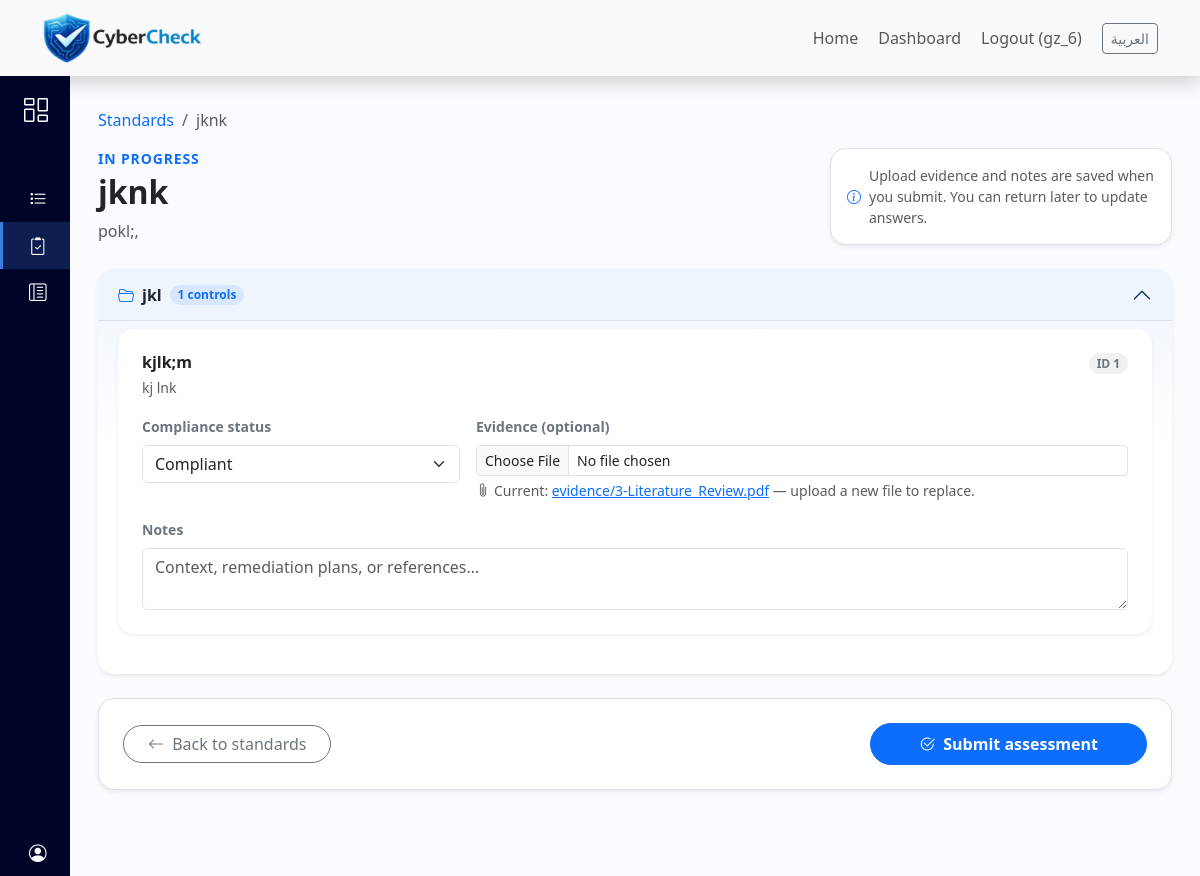
The page /assessment/1 (signed in) on the database as committed earlier.
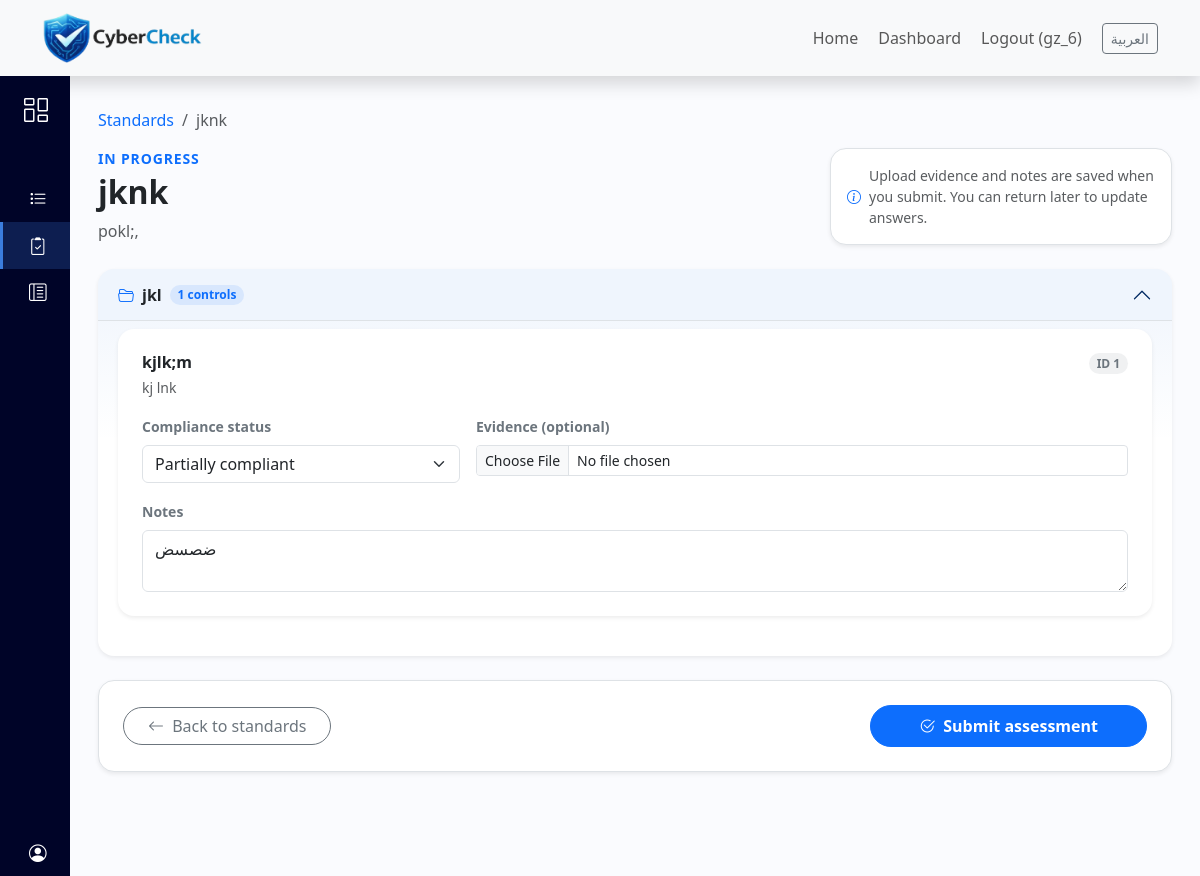
The same page on the database as committed later.
### compliance/models.py (models this page shows, shortened)
class Control(models.Model):
    domain = models.ForeignKey(Domain, on_delete=models.CASCADE)
    title = models.CharField(max_length=200)
    description = models.TextField()

class AssessmentResult(models.Model):
    STATUS_CHOICES = [
        ('compliant', 'Compliant'),
        ('partial', 'Partially Compliant'),
        ('non_compliant', 'Non-Compliant'),
    ]
    control = models.ForeignKey(Control, on_delete=models.CASCADE)
    user = models.ForeignKey(User, on_delete=models.CASCADE)
    status = models.CharField(max_length=20, choices=STATUS_CHOICES)
    notes = models.TextField(blank=True)
    evidence_file = models.FileField(upload_to='evidence/', blank=True, null=True)
    created_at = models.DateTimeField(auto_now_add=True)

### compliance/views.py (the view, shortened to what this page needs)
# urls.py: path('assessment/<int:standard_id>', views.assessment, name='assessment'),
@login_required
def assessment(request, standard_id):
    standard = get_object_or_404(Standard, id=standard_id)
    return render(
        request,
        'compliance/assessment.html',
        _assessment_page_context(standard, request.user),
    )

### compliance/templatetags/compliance_extras.py (called while the page is built)
@register.filter
def get_item(dictionary, key):
    return dictionary.get(key)

### compliance/views.py (called while the page is built)
def _assessment_page_context(standard, user):
    domains = Domain.objects.filter(standard=standard)
    controls = Control.objects.filter(domain__standard=standard)
    previous = AssessmentResult.objects.filter(
        user=user,
        control__in=controls,
    )
    previous_map = {r.control_id: r for r in previous}
    return {
        'standard': standard,
        'domains': domains,
        'previous_map': previous_map,
    }

### templates/compliance/assessment.html (shortened to what the changed rows need)
{% extends "compliance/base_compliance.html" %}
{% load compliance_extras i18n %}
{% block compliance_content %}
            <div class="row mb-4 align-items-start">
                <div class="col-lg-8">
                    <h1 class="h2 mb-2 fw-semibold">{{ standard.name }}</h1>
                </div>
            </div>
            <form method="post" enctype="multipart/form-data" class="assessment-form">
                <div class="accordion assessment-accordion" id="assessmentDomains">
                    {% for domain in domains %}
                    <div class="accordion-item border-0 shadow-sm mb-3 rounded-4 overflow-hidden">
                        <h2 class="accordion-header" id="heading-{{ domain.id }}">
                            <button class="accordion-button {% if not forloop.first %}collapsed{% endif %} fw-semibold py-3" type="button" data-bs-toggle="collapse" data-bs-target="#collapse-{{ domain.id }}" aria-expanded="{% if forloop.first %}true{% else %}false{% endif %}" aria-controls="collapse-{{ domain.id }}">
                                <i class="bi bi-folder2-open text-primary me-2"></i>
                                {{ domain.name }}
                                <span class="badge bg-primary bg-opacity-10 text-primary ms-2 rounded-pill">{{ domain.control_set.count }} {% trans "controls" %}</span>
                            </button>
                        </h2>
                        <div id="collapse-{{ domain.id }}" class="accordion-collapse collapse {% if forloop.first %}show{% endif %}" aria-labelledby="heading-{{ domain.id }}">
                            <div class="accordion-body bg-opacity-50 pt-2 pb-4" style="background: linear-gradient(180deg, rgba(59,125,221,0.06) 0%, transparent 120px);">
                                {% for control in domain.control_set.all %}
                                {% with prev=previous_map|get_item:control.id %}
                                <div class="card assessment-control-card border-0 shadow-sm rounded-4 mb-3">
                                    <div class="card-body p-4">
                                        <div class="d-flex flex-wrap gap-2 align-items-start justify-content-between mb-3">
                                            <div>
                                                <h2 class="h6 fw-semibold mb-1">{{ control.title }}</h2>
                                                <p class="text-muted small mb-0">{{ control.description }}</p>
                                            </div>
                                            <span class="badge rounded-pill bg-secondary bg-opacity-10 text-secondary align-self-start">{% trans "ID" %} {{ control.id }}</span>
                                        </div>
                                        <div class="row g-3">
                                            <div class="col-md-6 col-lg-4">
                                                <label class="form-label small fw-semibold text-secondary" for="status_{{ control.id }}">{% trans "Compliance status" %}</label>
                                                <select name="status_{{ control.id }}" id="status_{{ control.id }}" class="form-select" required>
                                                    <option value="compliant" {% if not prev or prev.status == 'compliant' %}selected{% endif %}>{% trans "Compliant" %}</option>
                                                    <option value="partial" {% if prev and prev.status == 'partial' %}selected{% endif %}>{% trans "Partially compliant" %}</option>
                                                </select>
                                            </div>
                                            <div class="col-md-6 col-lg-8">
                                                <label class="form-label small fw-semibold text-secondary" for="evidence_{{ control.id }}">{% trans "Evidence (optional)" %}</label>
                                                <input type="file" name="evidence_{{ control.id }}" id="evidence_{{ control.id }}" class="form-control form-control-sm">
                                                {% if prev and prev.evidence_file %}
                                                <div class="form-text">
                                                    <i class="bi bi-paperclip me-1"></i>{% trans "Current:" %}
                                                    <a href="{{ prev.evidence_file.url }}" target="_blank" rel="noopener">{{ prev.evidence_file.name|default:"file" }}</a>
                                                    <span class="text-muted">{% trans "— upload a new file to replace." %}</span>
                                                </div>
                                                {% endif %}
                                            </div>
                                            <div class="col-12">
                                                <label class="form-label small fw-semibold text-secondary" for="notes_{{ control.id }}">{% trans "Notes" %}</label>
                                                <textarea name="notes_{{ control.id }}" id="notes_{{ control.id }}" class="form-control" rows="2" placeholder="{% trans 'Context, remediation plans, or references…' %}">{% if prev %}{{ prev.notes }}{% endif %}</textarea>
                                            </div>
                                        </div>
                                    </div>
                                </div>
                                {% endwith %}
                                {% endfor %}
                            </div>
                        </div>
                    </div>
                    {% endfor %}
                </div>
            </form>
{% endblock %}

Rows that differ between the two databases and show on the page:
no longer on this page (row edited): AssessmentResult: evidence_file.name "evidence/3-Literature_Review.pdf"
changed through a linked row, Control "kjlk;m": id "Compliant" → "Partially compliant"; id "Context, remediation plans, or references…" → "ضصسض"; trans "Current:" → (not shown); trans "— upload a new file to replace." → (not shown)
